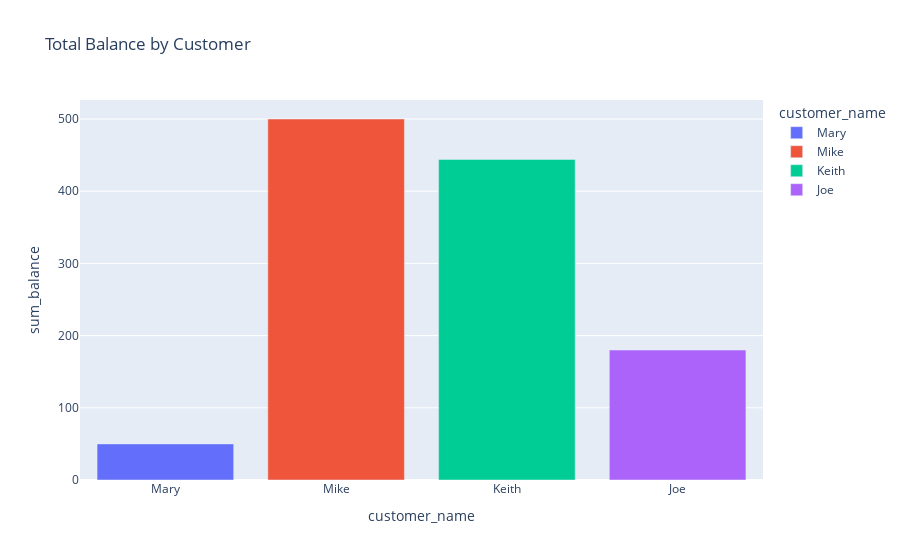

The notebook cell this image was saved under:
### Markdown cell above
# Exercise 1

### Code cell
query1 = ''' 
WITH 
	cust AS (
		WITH cust_acc AS (
			SELECT customer.customer_name, account_number FROM customer
			JOIN depositor ON customer.customer_name = depositor.customer_name
			)
		SELECT customer_name,cust_acc.account_number,balance FROM account
		JOIN cust_acc ON cust_acc.account_number = account.account_number
		)
SELECT customer_name, SUM(balance) as sum_balance FROM cust
GROUP BY customer_name
        '''
ex1 = pd.read_sql(query1, con=engineX) # use engine1 from previous cell
# print(ex)

import plotly.express as px

# Create the bar chart
fig = px.bar(ex1, x='customer_name', y='sum_balance', 
             title='Total Balance by Customer', 
             color='customer_name')

fig.show()

### Figure 1 — Plotly figure (JSON) as saved in the notebook; plotly's stock layout.template omitted (floating-point values rounded to 4 significant figures)
{"data": [{"alignmentgroup": "True", "hovertemplate": "customer_name=%{x}<br>sum_balance=%{y}<extra></extra>", "legendgroup": "Mary", "marker": {"color": "#636efa", "pattern": {"shape": ""}}, "name": "Mary", "offsetgroup": "Mary", "orientation": "v", "showlegend": true, "textposition": "auto", "type": "bar", "x": ["Mary"], "xaxis": "x", "y": [50], "yaxis": "y"}, {"alignmentgroup": "True", "hovertemplate": "customer_name=%{x}<br>sum_balance=%{y}<extra></extra>", "legendgroup": "Mike", "marker": {"color": "#EF553B", "pattern": {"shape": ""}}, "name": "Mike", "offsetgroup": "Mike", "orientation": "v", "showlegend": true, "textposition": "auto", "type": "bar", "x": ["Mike"], "xaxis": "x", "y": [500], "yaxis": "y"}, {"alignmentgroup": "True", "hovertemplate": "customer_name=%{x}<br>sum_balance=%{y}<extra></extra>", "legendgroup": "Keith", "marker": {"color": "#00cc96", "pattern": {"shape": ""}}, "name": "Keith", "offsetgroup": "Keith", "orientation": "v", "showlegend": true, "textposition": "auto", "type": "bar", "x": ["Keith"], "xaxis": "x", "y": [444], "yaxis": "y"}, {"alignmentgroup": "True", "hovertemplate": "customer_name=%{x}<br>sum_balance=%{y}<extra></extra>", "legendgroup": "Joe", "marker": {"color": "#ab63fa", "pattern": {"shape": ""}}, "name": "Joe", "offsetgroup": "Joe", "orientation": "v", "showlegend": true, "textposition": "auto", "type": "bar", "x": ["Joe"], "xaxis": "x", "y": [180], "yaxis": "y"}], "layout": {"barmode": "relative", "legend": {"title": {"text": "customer_name"}, "tracegroupgap": 0}, "title": {"text": "Total Balance by Customer"}, "xaxis": {"anchor": "y", "categoryarray": ["Mary", "Mike", "Keith", "Joe"], "categoryorder": "array", "domain": [0, 1], "title": {"text": "customer_name"}}, "yaxis": {"anchor": "x", "domain": [0, 1], "title": {"text": "sum_balance"}}}}
